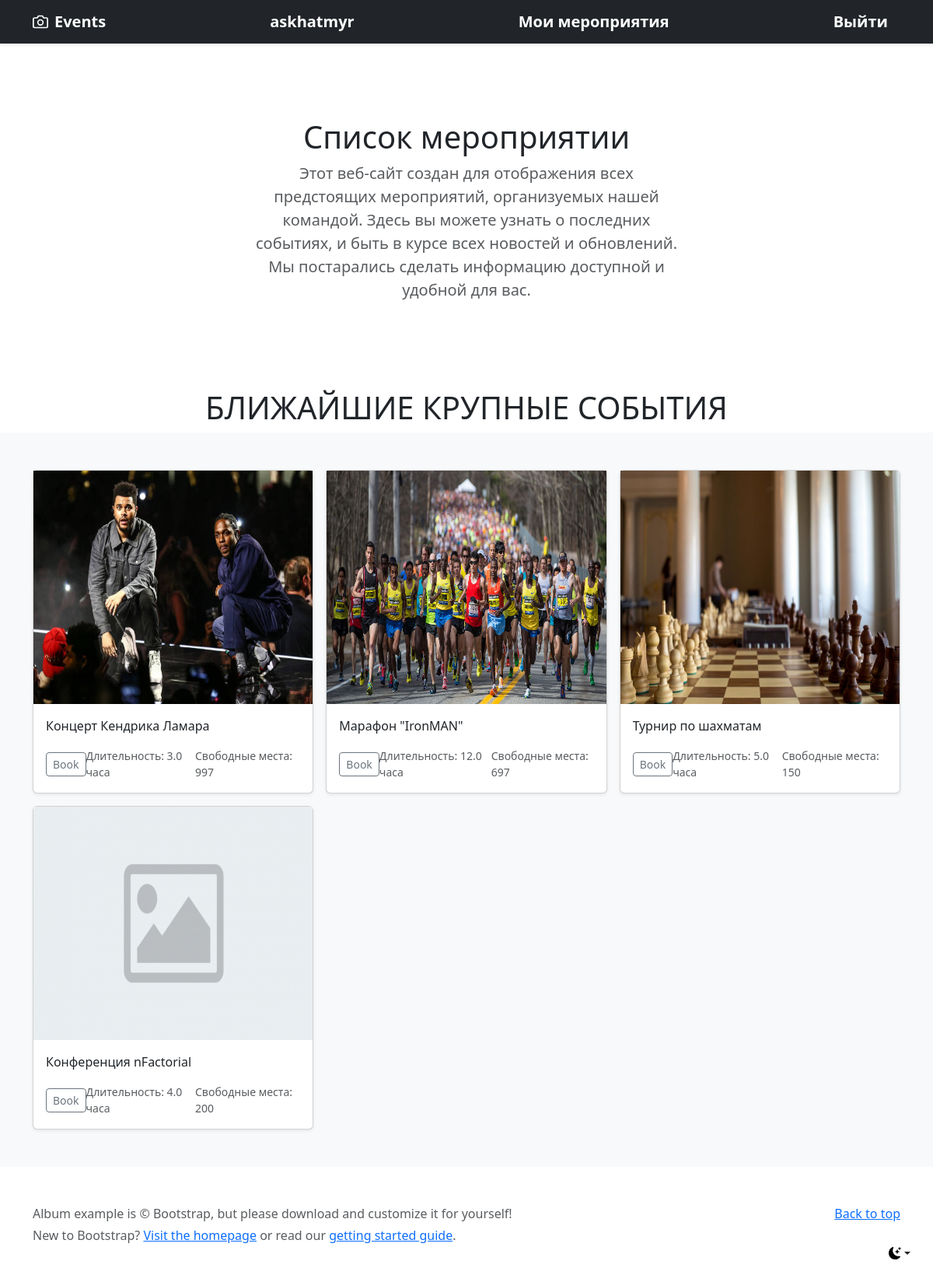
Screenshot of / (signed in) with the database file from the repository.
### main/models.py (models this page shows, shortened)
class Event(models.Model):
    title = models.CharField(verbose_name="Название мероприятия", max_length=255)
    organizer = models.CharField(verbose_name="Организаторы", max_length=255, default="Организация")
    description = models.TextField(verbose_name="Описание мероприятия")
    event_time = models.TimeField(default=datetime.time(12, 0))
    event_date = models.DateField(default=datetime.date.today)
    duration = models.FloatField(verbose_name="Продолжительность(в часах)")
    city = models.CharField(verbose_name="Город", max_length=255)
    location = models.CharField(verbose_name="Место проведения", max_length=255)
    seats_amount = models.IntegerField(verbose_name="Количество мест")
    event_type = models.ForeignKey(CategoryEvent, on_delete=models.PROTECT)
    available_seats = models.IntegerField(verbose_name="Доступное количество мест")
    photo = models.ImageField(upload_to='uploads/', default='uploads/default.png')

### main/views.py (the view)
# urls.py: path('', views.main_events, name='main'),
def main_events(request):
    events = Event.objects.all()
    return render(request, 'main/main.html', {'events': events})

### main/templates/main/main.html (shortened to what this page needs)
<!DOCTYPE html>
{% load static %}
<html lang="en">
<head>
    <link rel="stylesheet" href="https://cdn.jsdelivr.net/npm/bootstrap@5.3.2/dist/css/bootstrap.min.css">
</head>
<body>
    <div class="dropdown position-fixed bottom-0 end-0 mb-3 me-3 bd-mode-toggle">
      <button class="btn btn-bd-primary py-2 dropdown-toggle d-flex align-items-center" id="bd-theme" type="button" aria-expanded="false" data-bs-toggle="dropdown" aria-label="Toggle theme (dark)">
        <svg class="bi my-1 theme-icon-active" width="1em" height="1em"><use href="#moon-stars-fill"></use></svg>
      </button>
    </div>
<header data-bs-theme="dark">
  <div class="navbar navbar-dark bg-dark shadow-sm">
    <div class="container">
      <a href="{% url 'main:main' %}" class="navbar-brand d-flex align-items-center">
        <strong>Events</strong>
      </a>
      {% if user.is_authenticated %}
      <a href="#" class="navbar-brand d-flex align-items-center">
        <strong>{{user.username}}</strong>
      </a>
       <a href="{% url 'booking:my_events' %}" class="navbar-brand d-flex align-items-center">
        <strong>Мои мероприятия</strong>
      </a>
      <a href="{% url 'user_auth:user_logout'%}" class="navbar-brand d-flex align-items-center">
        <strong>Выйти</strong>
      </a>
      {% endif %}
    </div>
  </div>
</header>
    {% block content %}
<main>
  <section class="py-5 text-center container">
    <div class="row py-lg-5">
      <div class="col-lg-6 col-md-8 mx-auto">
        <h1 class="fw-light">Список мероприятии</h1>
        <p class="lead text-body-secondary">Этот веб-сайт создан для отображения всех предстоящих мероприятий, организуемых нашей командой. Здесь вы можете узнать о последних событиях, и быть в курсе всех новостей и обновлений. Мы постарались сделать информацию доступной и удобной для вас.</p>
      </div>
    </div>
  </section>
<h1 class="fw-light" align="center"><strong>БЛИЖАЙШИЕ КРУПНЫЕ СОБЫТИЯ</strong></h1>
  <div class="album py-5 bg-body-tertiary">
    <div class="container">
      <div class="row row-cols-1 row-cols-sm-2 row-cols-md-3 g-3">
          {% for event in events %}
        <div class="col"><a href="{% url 'main:event_description' event.id %}" style="text-decoration: none;">
          <div class="card shadow-sm">
              <img src="{{event.photo.url}}" width="100%" height="300px">
            <div class="card-body">
              <p class="card-text">{{event.title}}</p>
              <div class="d-flex justify-content-between align-items-center">
                <div class="btn-group">
                  <button type="button" class="btn btn-sm btn-outline-secondary">Book</button>
                </div>
                <small class="text-body-secondary">Длительность: {{event.duration}} часа</small>
                <small class="text-body-secondary">Свободные места: {{event.available_seats}}</small>
              </div>
            </div>
          </div>
          </a>
        </div>
          {% endfor %}
      </div>
    </div>
  </div>
</main>
{% endblock %}
<footer class="text-body-secondary py-5">
  <div class="container">
    <p class="float-end mb-1">
      <a href="#">Back to top</a>
    </p>
    <p class="mb-1">Album example is © Bootstrap, but please download and customize it for yourself!</p>
    <p class="mb-0">New to Bootstrap? <a href="/">Visit the homepage</a> or read our <a href="/docs/5.3/getting-started/introduction/">getting started guide</a>.</p>
  </div>
</footer>
</body>
</html>

### rows the page displays
Event: photo (picture), title "Концерт Кендрика Ламара", duration "3.0", available_seats "997"
Event: photo (picture), title "Марафон \"IronMAN\"", duration "12.0", available_seats "697"
Event: photo (picture), title "Турнир по шахматам", duration "5.0", available_seats "150"
Event: photo (placeholder picture), title "Конференция nFactorial", duration "4.0", available_seats "200"

### other values shown
{{ user.username }} "askhatmyr"
